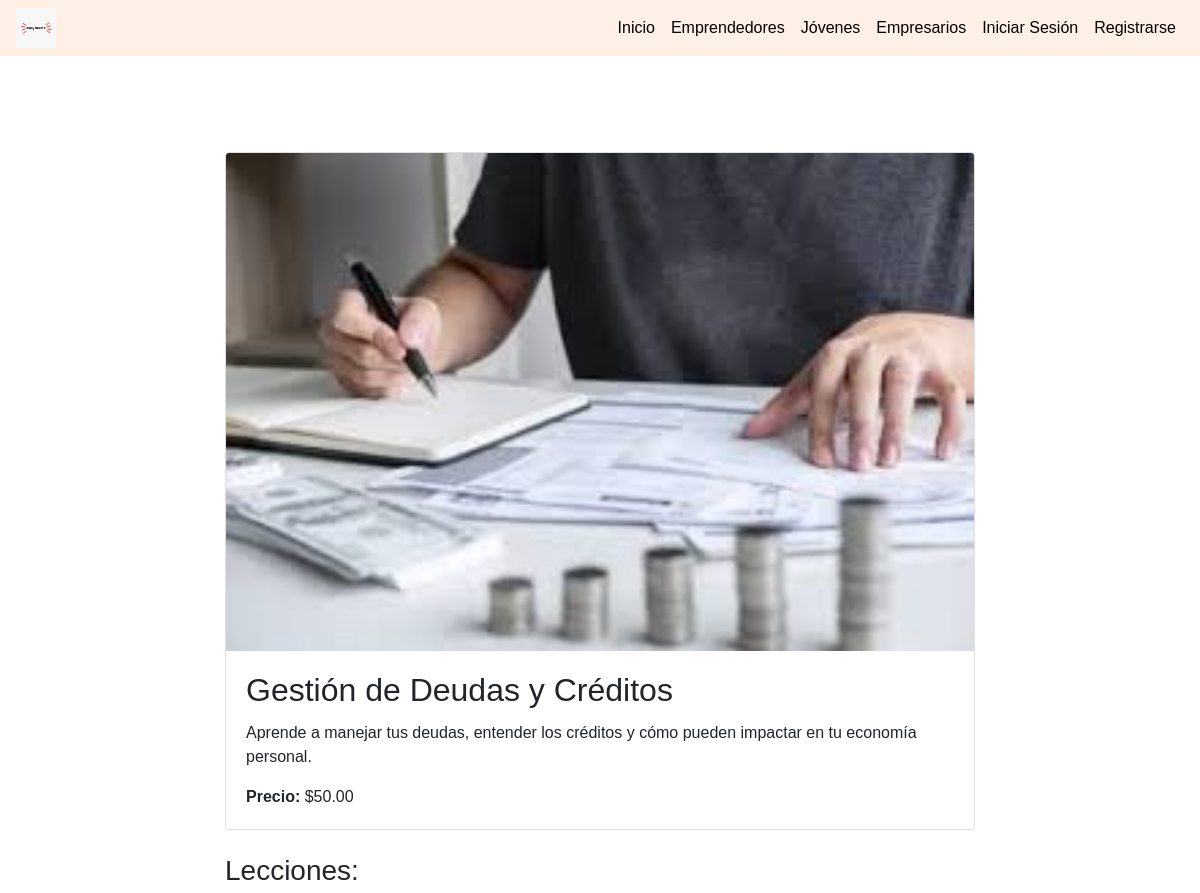
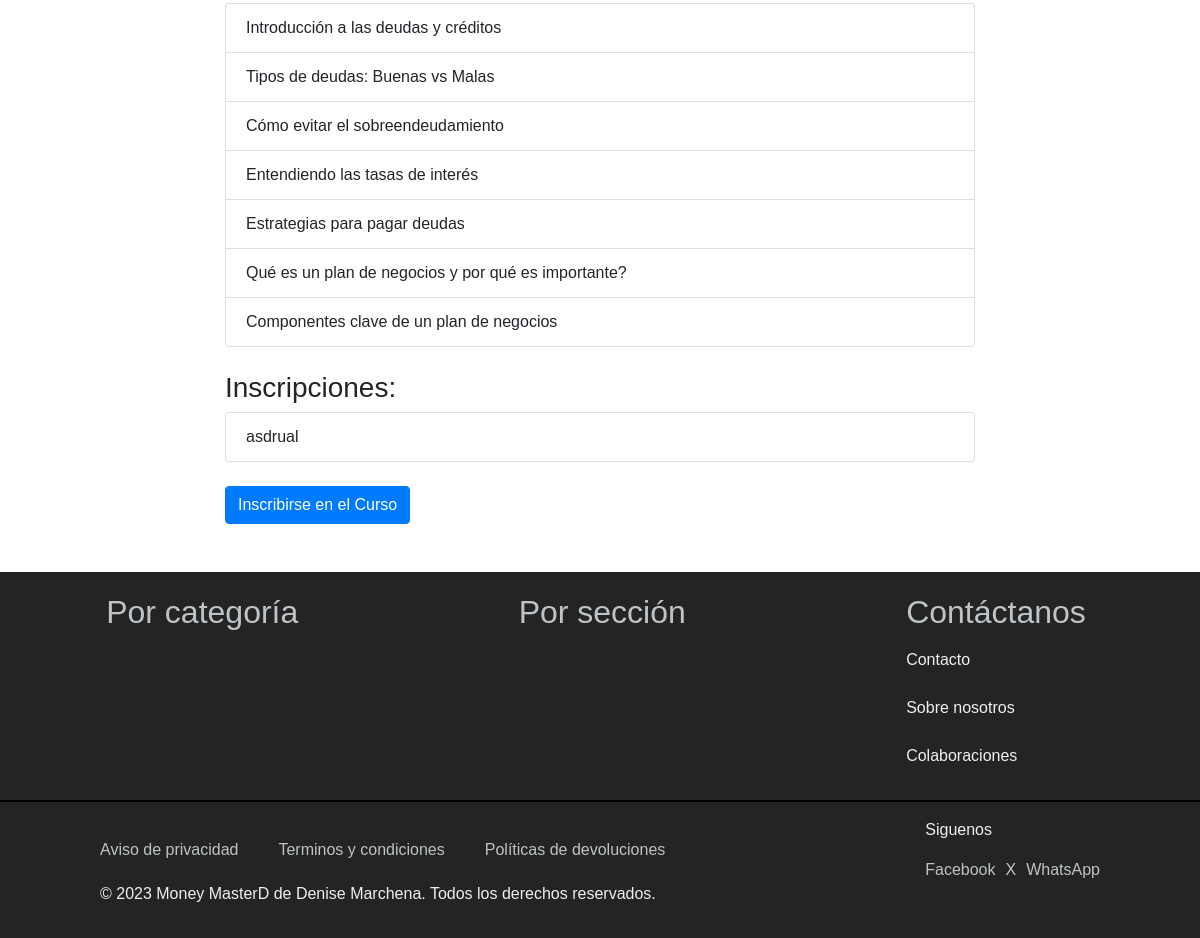
The app's page /contenido/curso/1/ with its own data (2 pictures, top to bottom).
### Money/models.py (models this page shows, shortened)
class Curso(models.Model):
    titulo = models.CharField(max_length=200)
    descripcion = models.TextField()
    CATEGORIAS_CHOICES = [
        ('EconomiaPersonal', 'Economía Personal'),
        ('FundamentosEmprendimiento', 'Fundamentos de Emprendimiento'),
        ('GestionFinancieraEmpresarial', 'Gestión Financiera Empresarial'),
        ('InversionesMercadosFinancieros', 'Inversiones y Mercados Financieros'),
        ('ImpuestosObligacionesLegales', 'Impuestos y Obligaciones Legales'),
        ('TecnologiaFinanzas', 'Tecnología y Finanzas'),
        ('DesarrolloHabilidadesSoft', 'Desarrollo de Habilidades Soft'),
        ('TendenciasActualidadFinanciera', 'Tendencias y Actualidad Financiera'),
    ]
    categoria = models.CharField(max_length=100, choices=CATEGORIAS_CHOICES, default='EconomiaPersonal')
    destacado = models.BooleanField(default=False)
    duracion = models.DurationField(null=True, blank=True)  # Duración total del curso
    fecha_creacion = models.DateTimeField(default=timezone.now)
    instructor = models.ForeignKey(User, on_delete=models.CASCADE, related_name='cursos_creados')
    precio = models.DecimalField(max_digits=10, decimal_places=2)
    imagen = models.ImageField(upload_to='cursos/', null=True, blank=True)
    vistas = models.PositiveIntegerField(default=0)
    lecciones_completadas = models.PositiveIntegerField(default=0)

class Leccion(models.Model):
    titulo = models.CharField(max_length=200)
    resumen = models.TextField(null=True, blank=True)  # Resumen de la lección
    duracion = models.DurationField(null=True, blank=True)  # Duración de la lección
    contenido = models.OneToOneField('Contenido', on_delete=models.CASCADE, related_name='leccion')
    curso = models.ForeignKey(Curso, on_delete=models.CASCADE, related_name='lecciones')
    orden = models.PositiveIntegerField()

class InscripcionCurso(models.Model):
    usuario = models.ForeignKey(User, on_delete=models.CASCADE)
    curso = models.ForeignKey(Curso, on_delete=models.CASCADE)
    fecha_inscripcion = models.DateTimeField(auto_now_add=True)
    completado = models.BooleanField(default=False)
    progreso = models.PositiveIntegerField(default=0)
    class Meta:
        unique_together = ('usuario', 'curso')

### Money/views.py (the view)
# urls.py: path('contenido/curso/<int:curso_id>/', views.detalle_curso, name='detalle_curso'),
def detalle_curso(request, curso_id):
    curso = Curso.objects.get(id=curso_id)
    lecciones = curso.lecciones.all()
    inscripciones = InscripcionCurso.objects.filter(curso=curso)
    return render(request, 'contenido/detalle_curso.html', {'curso': curso, 'lecciones': lecciones, 'inscripciones': inscripciones})

### Money/templates/contenido/detalle_curso.html (shortened to what this page needs)
{% extends 'base.html' %}
{% block content %}
<div class="container mt-5">
    <div class="row">
        <div class="col-md-8 offset-md-2">
            <div class="card mb-4">
              <img src="{{ curso.imagen.url }}" alt="{{ curso.titulo }}" class="card-img-top" style="max-width: 100%; height: auto;">
                <div class="card-body">
                    <h2 class="card-title">{{ curso.titulo }}</h2>
                    <p class="card-text">{{ curso.descripcion }}</p>
                    <p class="card-text"><strong>Precio:</strong> ${{ curso.precio }}</p>
                </div>
            </div>
        </div>
    </div>
    <div class="row">
        <div class="col-md-8 offset-md-2">
            <h3>Lecciones:</h3>
            <ul class="list-group">
                {% for leccion in lecciones %}
                    <li class="list-group-item d-flex justify-content-between align-items-center">
                        <span>{{ leccion.titulo }}</span>
                    </li>
                {% endfor %}
            </ul>
        </div>
    </div>
    <div class="row mt-4">
        <div class="col-md-8 offset-md-2">
            <h3>Inscripciones:</h3>
            <ul class="list-group">
                {% for inscripcion in inscripciones %}
                    <li class="list-group-item d-flex justify-content-between align-items-center">
                        <span>{{ inscripcion.usuario.username }}</span>
                    </li>
                {% endfor %}
            </ul>
        </div>
    </div>
    {% if user != curso.instructor %}
        <div class="row mt-4">
            <div class="col-md-8 offset-md-2">
                <a href="{% url 'inscribir_curso' curso_id=curso.id %}" class="btn btn-primary">Inscribirse en el Curso</a>
            </div>
        </div>
    {% endif %}
</div>
{% endblock %}

### Money/templates/base.html (style rules this page uses)
body { font-family: 'Arial', sans-serif; background-color: #fff; display: flex; flex-direction: column; align-items: stretch; min-height: 100vh; }
.container { display: flex; flex-direction: column; flex-grow: 2; background-color: #fff; padding: 0; }

### records on screen
Curso: imagen (picture), titulo "Gestión de Deudas y Créditos", descripcion "Aprende a manejar tus deudas, entender los créditos y cómo pueden impactar en tu economía personal.", precio "50.00"
Leccion: titulo "Introducción a las deudas y créditos"
Leccion: titulo "Tipos de deudas: Buenas vs Malas"
Leccion: titulo "Cómo evitar el sobreendeudamiento"
Leccion: titulo "Entendiendo las tasas de interés"
Leccion: titulo "Estrategias para pagar deudas"
Leccion: titulo "Qué es un plan de negocios y por qué es importante?"
Leccion: titulo "Componentes clave de un plan de negocios"
InscripcionCurso: usuario.username "asdrual"
